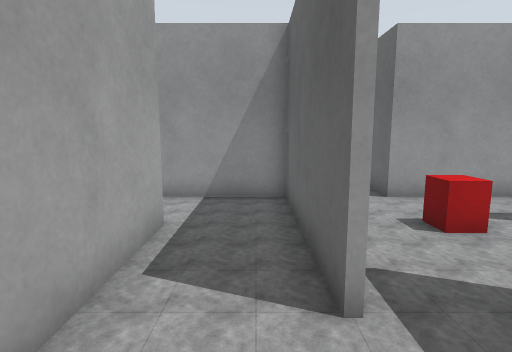
View 1 (above)

24 first-person views from a walk through a robot-simulator world made for Gazebo. The camera is 0.94 m above the floor, tilts 8° down and sees 80° across. The floor is counted in squares, 0.5 m on a side. Each view is taken from the middle of a square. On the plan, view 1 faces up. The plan holds only what a view shows up to about 16 squares ahead; the rest is blank. The place goes on beyond the plan. The robots in the file are not drawn.

View 2
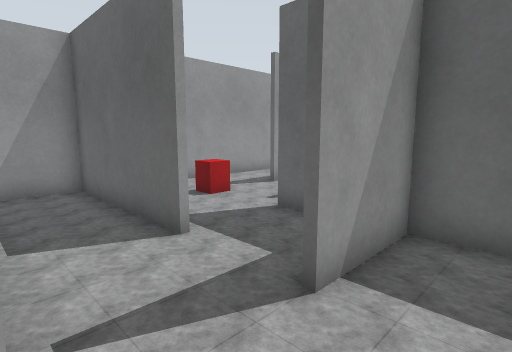

View 3
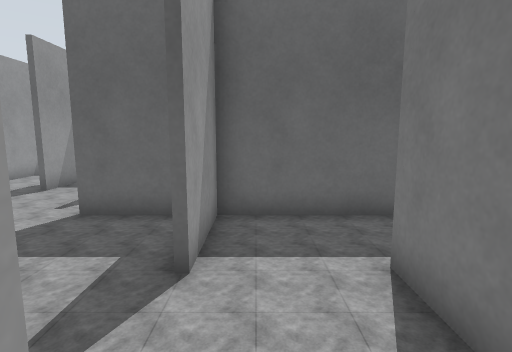

View 4
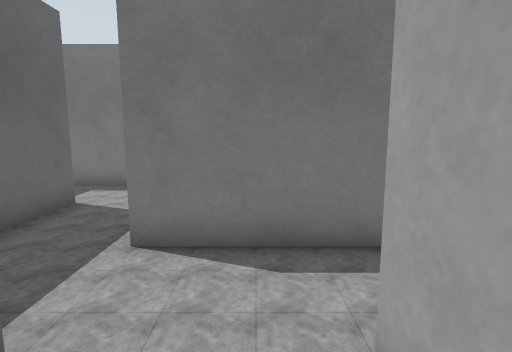

View 5
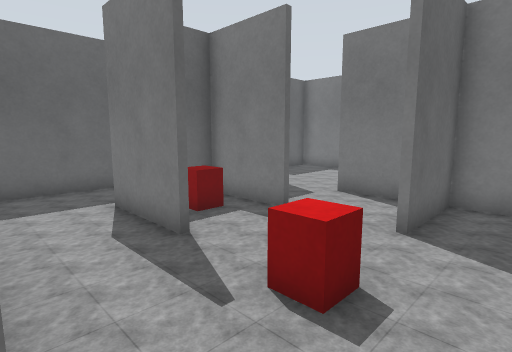

View 6
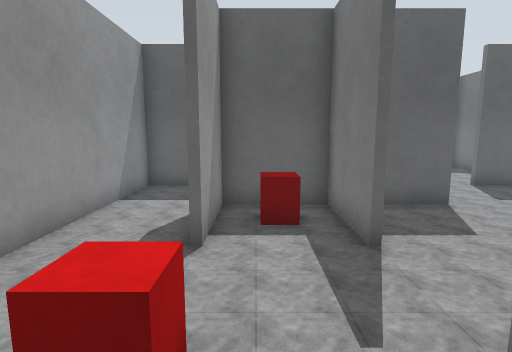

View 7
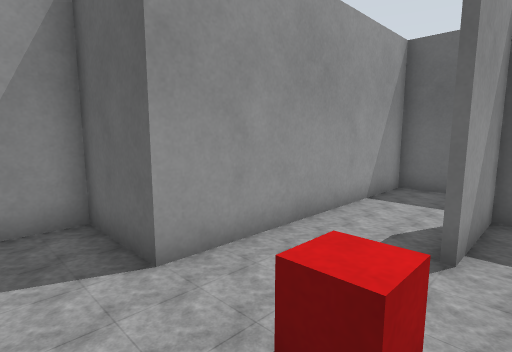

View 8
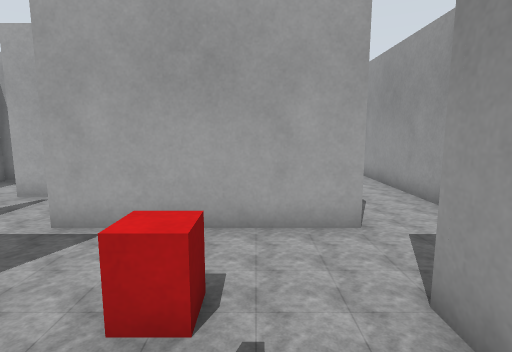

View 9
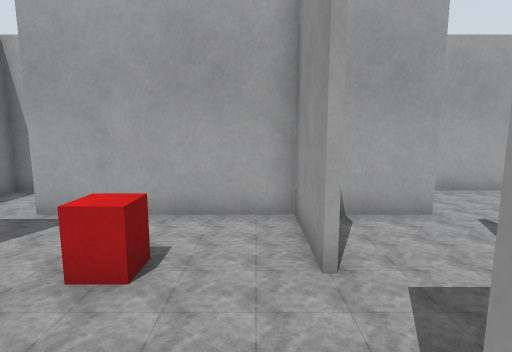

View 10
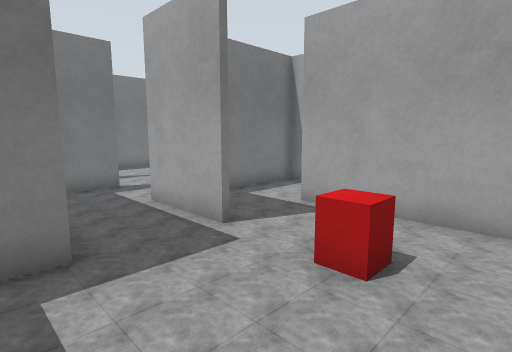

View 11
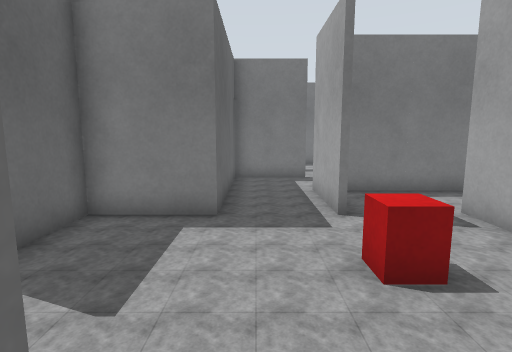

View 12
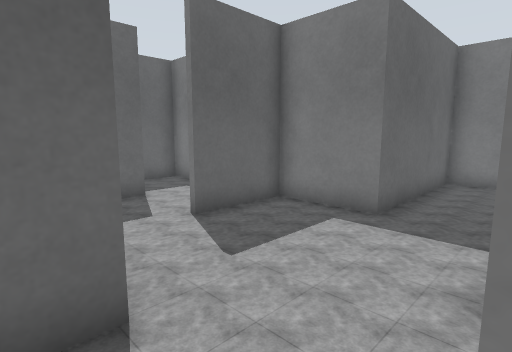

View 13
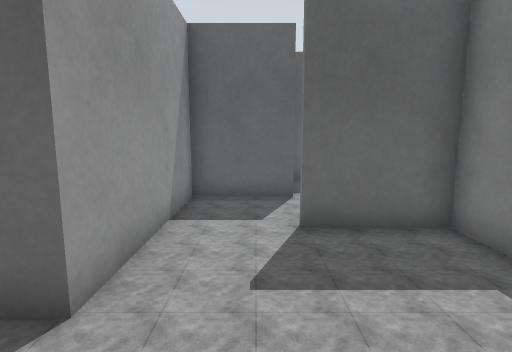

View 14
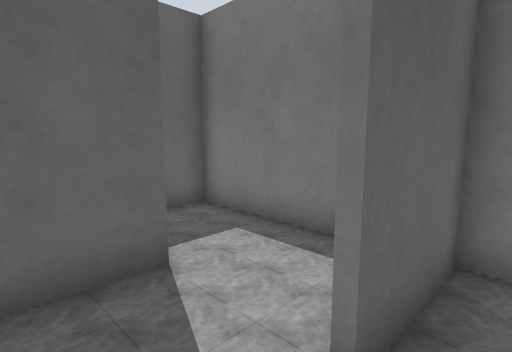

View 15
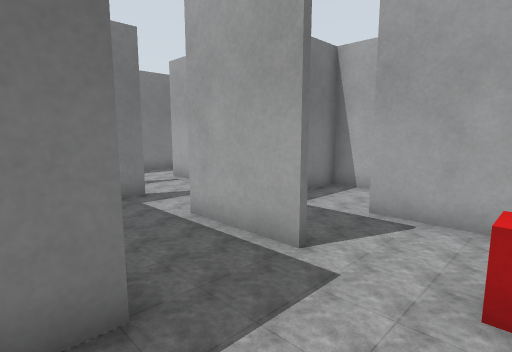

View 16
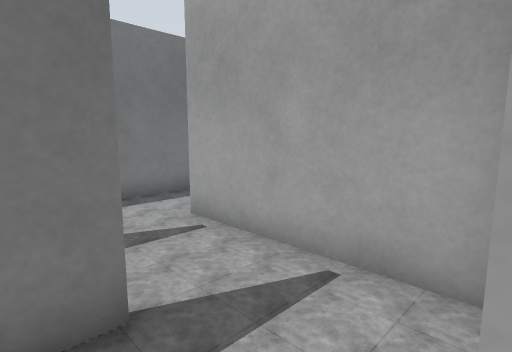

View 17
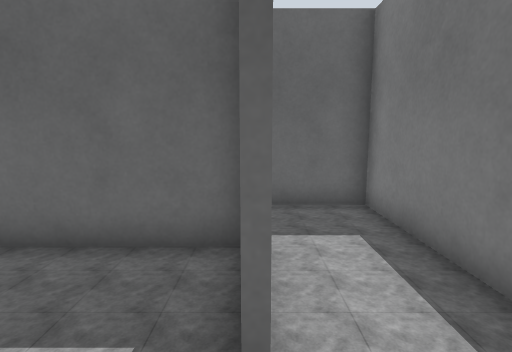

View 18
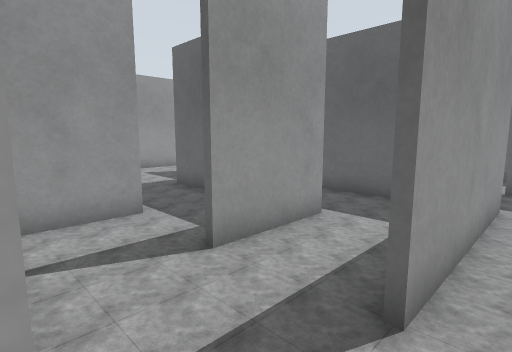

View 19
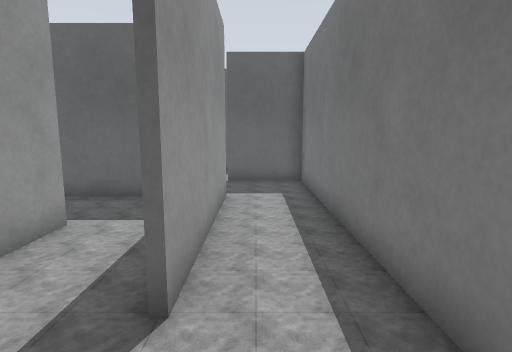

View 20
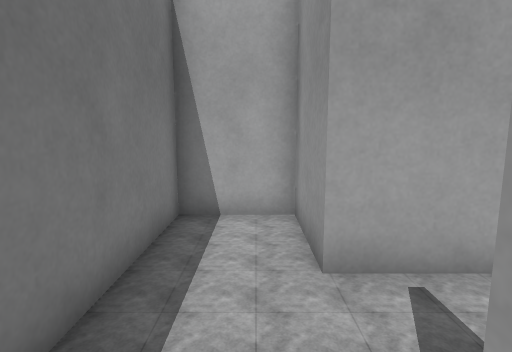

View 21
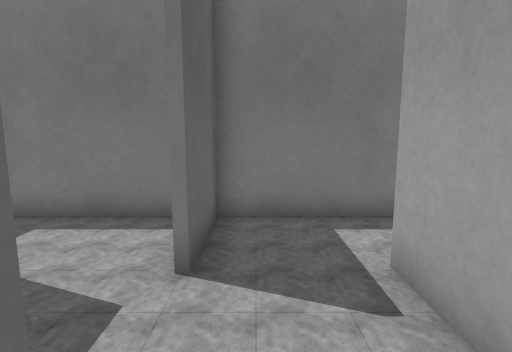

View 22
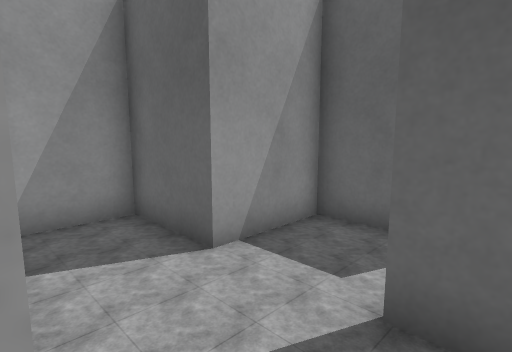

View 23
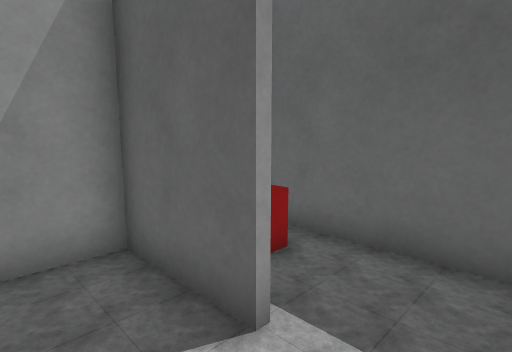

View 24
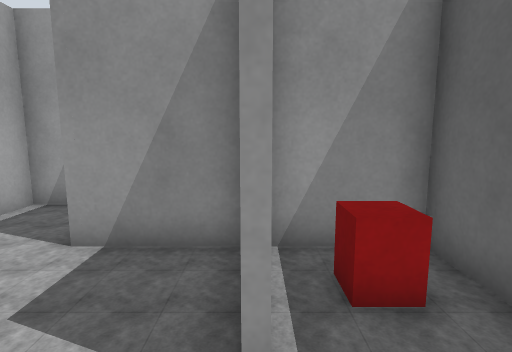

### Floor plan
Points are (right, up) in squares from view 1. A wall is a line through its corners. A room is listed if a view was taken in it or the views show most of it. See-through windows are left out.
Room 1 (views 1, 4)
walls: (-1.9, 6.1) (-1.9, -0.1); (0.9, 2.9) (0.9, 8.9) (-2.9, 8.9)
ways out: opening at (-0.5, 0) to room 2; opening at (1, 1.5) to room 20
Room 2 (views 2, 3)
walls: (-3.1, -2.9) (1.1, -2.9); (-4.9, -2.4) (-4.9, -3)
ways out: opening at (-0.5, 0) to room 1; opening at (1, -1.5) to room 15
Room 3 (view 5)
walls: (-0.8, 11.8) (-6.5, 11.8); (3.9, 8.9) (3.9, 11.8) (2.4, 11.8)
ways out: opening at (2.5, 9) to room 16
Room 4 (views 6, 7)
walls: (1.1, 5.4) (1.1, 2.9)
ways out: opening at (2.5, 3) to room 20
Room 5 (view 8)
walls: (12.9, 5) (12.9, 8.9) (3.9, 8.9); (6.9, 6.1) (10.1, 6.1)
ways out: opening at (4, 6) to room 16
Room 6 (views 9, 10, 14, 15, 16)
walls: (7.1, -5.9) (7.1, -9.1); (12.4, -0.1) (9.9, -0.1); (6.9, -11.9) (9.9, -11.9) (9.9, -5.9) (12.9, -5.9) (12.9, -2.9)
ways out: opening at (8.5, 0) to room 7; opening at (7, -3) to room 9; opening at (13, -1.5) to room 18; opening at (7, -10.5) to room 22
Room 7 (view 11)
walls: (9.9, -0.1) (9.9, 1.6)
ways out: opening at (8.5, 0) to room 6; opening at (7, 1.5) to room 8
Room 8 (view 12)
walls: (5.1, 0.1) (7.1, 0.1); (4.1, 3.1) (4.1, 0.9)
ways out: opening at (7, 1.5) to room 7; opening at (5.5, 3) to room 17
Room 9 (view 13)
walls: (7.1, -0.1) (4, -0.1); (4.1, 0.1) (4.1, -6.1)
ways out: opening at (7, -3) to room 6; opening at (5.5, -6) to room 21
objects: marker (7, -3)
Room 10 (view 17)
walls: (10.1, -12.1) (6.9, -12.1); (8.2, -14.9) (12.9, -14.9) (12.9, -10.2); (4.1, -11.4) (4.1, -15.1)
ways out: opening at (5.5, -15) to room 11; opening at (5.5, -12) to room 22
Room 11 (views 18, 19, 20, 22)
walls: (4.1, -15.1) (1.1, -15.1) (1.1, -17.8) (15.9, -17.8) (15.9, -14.9); (13.1, -15.1) (6.9, -15.1)
ways out: opening at (5.5, -15) to room 10; opening at (14.5, -15) to room 12
Room 12 (view 21)
walls: (15.9, -12.1) (15.9, -9.1) (13.1, -9.1) (13.1, -10.2); (13.1, -13) (13.1, -15.1)
ways out: opening at (14.5, -15) to room 11; opening at (16, -13.5) to room 19
Room 13 (view 23)
walls: (16.9, -17.8) (18.4, -17.8)
ways out: opening at (19, -16.5) to room 14; opening at (17.5, -15) to room 19
Room 14 (view 24)
walls: (21.8, -16.8) (21.8, -12.1) (19.2, -12.1); (18.4, -17.8) (20.6, -17.8)
ways out: opening at (19, -16.5) to room 13
objects: marker (20, -14) to (21, -13)
Room 15 (no view inside)
walls: (3.9, -6.1) (3.9, 0.1); (1.1, -7.4) (1.1, -8.9) (4.5, -8.9); (4, -0.1) (0.9, -0.1)
ways out: opening at (1, -1.5) to room 2; opening at (4, -7.5) to room 21
Room 16 (no view inside)
walls: (1.1, 9.1) (1.1, 5.4)
ways out: opening at (2.5, 9) to room 3; opening at (4, 6) to room 5
objects: marker (4, 6)
Room 17 (no view inside)
walls: (6.9, 3.1) (9.9, 3.1) (9.9, 5.9) (6.9, 5.9)
ways out: opening at (5.5, 3) to room 8
objects: marker (8, 4) to (9, 5)
Room 18 (no view inside)
walls: (15.9, -3.1) (15.9, -0.1) (12.4, -0.1)
ways out: opening at (13, -1.5) to room 6; opening at (14.5, -3)
Room 19 (no view inside)
walls: (18.9, -15.1) (18.9, -12.1) (15.9, -12.1)
ways out: opening at (16, -13.5) to room 12; opening at (17.5, -15) to room 13
Room 20 (no view inside)
walls: (2.6, 0.1) (4.1, 0.1); (3.9, 0.1) (3.9, 3.1)
ways out: opening at (1, 1.5) to room 1; opening at (2.5, 3) to room 4
Room 21 (no view inside)
walls: (4.5, -8.9) (6, -8.9)
ways out: opening at (5.5, -6) to room 9; opening at (4, -7.5) to room 15
Room 22 (no view inside)
walls: (4.1, -9.4) (4.1, -11.4); (7.1, -9.1) (4.8, -9.1)
ways out: opening at (7, -10.5) to room 6; opening at (5.5, -12) to room 10

Positions as (right, up) in squares from view 1, and headings:
1: (0, 0), facing up
2: (-2, -2), facing up-right
3: (-3, -1), facing right
4: (-1, 2), facing down
5: (2, 9), facing down-right
6: (2, 5), facing right
7: (2, 5), facing up-right
8: (7, 7), facing left
9: (11, -1), facing left
10: (11, -1), facing down-left
11: (9, 1), facing down
12: (7, 1), facing down-right
13: (7, -2), facing right
14: (12, -1), facing down-right
15: (11, -3), facing down-left
16: (8, -9), facing down-left
17: (5, -12), facing right
18: (4, -16), facing up-right
19: (4, -16), facing right
20: (8, -16), facing left
21: (15, -11), facing down
22: (13, -16), facing up-right
23: (17, -17), facing up-right
24: (19, -17), facing up
